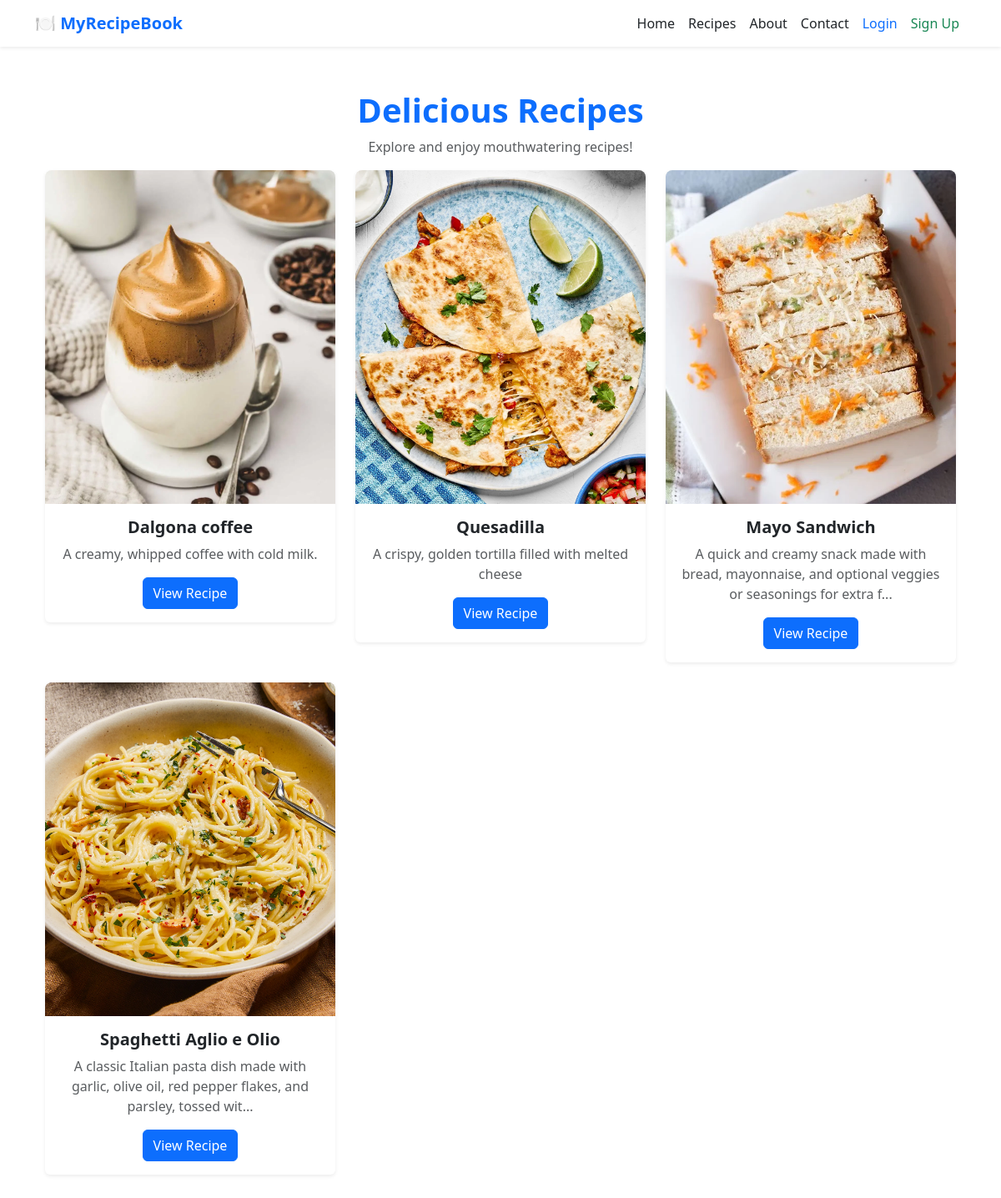
Page /recipes on the committed database.
### app/models.py (models this page shows)
class Recipe(db.Model):
    id = db.Column(db.Integer, primary_key=True)
    title = db.Column(db.String(255), nullable=False)
    tags = db.Column(db.String(255))
    ingredients = db.Column(db.Text, nullable=False)
    instructions = db.Column(db.Text, nullable=True)
    description = db.Column(db.String(500), nullable=True)
    image_path = db.Column(db.String(255))  # Stores relative path
    video_path = db.Column(db.String(255))  # Stores relative path
    is_premium = db.Column(db.Boolean, default=False)  # New column

### app/routes.py (the view)
@bp.route('/recipes')
def recipes():
    recipes = Recipe.query.filter_by(is_premium=False).all()  # Fetch non-premium recipes
    return render_template('recipes.html', recipes=recipes)

### app/templates/recipes.html
{% extends "base.html" %}
{% block content %}
<div class="container py-1">
    <h1 class="text-center fw-bold text-primary">Delicious Recipes</h1>
    <p class="text-center text-muted">Explore and enjoy mouthwatering recipes!</p>
    <div class="row">
        {% for recipe in recipes %}
        <div class="col-md-4 col-sm-6 mb-4">
            <div class="card shadow-sm border-0">
                {% if recipe.image_path %}
                <img src="{{ url_for('static', filename=recipe.image_path) }}"
                     class="card-img-top" alt="{{ recipe.title }}">
                {% else %}
                <img src="{{ url_for('static', filename='images/placeholder.jpg') }}"
                     class="card-img-top" alt="No Image Available">
                {% endif %}
                <div class="card-body text-center">
                    <h5 class="card-title fw-bold">{{ recipe.title }}</h5>
                    <p class="text-muted">
                        {{ (recipe.description or '')[:100] }}{% if (recipe.description or '')|length > 100 %}...{% endif %}
                    </p>
                    <a href="{{ url_for('routes.view_recipe', recipe_id=recipe.id) }}" class="btn btn-primary">
                        View Recipe
                    </a>
                </div>
            </div>
        </div>
        {% endfor %}
    </div>
</div>
{% endblock %}

### app/templates/base.html (shortened to what this page needs)
<!DOCTYPE html>
<html lang="en">
<head>
    <link href="https://cdn.jsdelivr.net/npm/bootstrap@5.3.0/dist/css/bootstrap.min.css" rel="stylesheet">
    <link rel="stylesheet" href="{{ url_for('static', filename='styles.css') }}">
</head>
<body>
    <nav class="navbar navbar-expand-lg navbar-light bg-white shadow-sm">
        <div class="container">
            <a class="navbar-brand fw-bold text-primary" href="{{ url_for('routes.index') }}">🍽️ MyRecipeBook</a>
            <div class="collapse navbar-collapse" id="navbarNav">
                <ul class="navbar-nav ms-auto">
                    <li class="nav-item"><a class="nav-link text-dark" href="{{ url_for('routes.index') }}">Home</a></li>
                    <li class="nav-item"><a class="nav-link text-dark" href="{{ url_for('routes.recipes') }}">Recipes</a></li>
                    <li class="nav-item"><a class="nav-link text-dark" href="{{ url_for('routes.about') }}">About</a></li>
                    <li class="nav-item"><a class="nav-link text-dark" href="{{ url_for('routes.contact') }}">Contact</a></li>
                    {% if current_user.is_authenticated %}
                        <li class="nav-item">
                            <a class="nav-link text-dark" href="{{ url_for('routes.user_dashboard') }}">
                                Dashboard
                            </a>
                        </li>
                        <li class="nav-item dropdown">
                            <a class="nav-link dropdown-toggle text-dark d-flex align-items-center" href="#" id="userDropdown" role="button" data-bs-toggle="dropdown">
                                <img src="{{ url_for('static', filename=current_user.profile_photo)}}"
                                     class="profile-photo me-2">
                                {{ current_user.name }}
                            </a>
                            <ul class="dropdown-menu dropdown-menu-end">
                                <li><a class="dropdown-item" href="{{ url_for('routes.user_profile') }}">Profile</a></li>
                                <li><a class="dropdown-item text-danger" href="{{ url_for('routes.user_logout') }}">Logout</a></li>
                            </ul>
                        </li>
                    {% else %}
                        <li class="nav-item"><a class="nav-link text-primary" href="{{ url_for('routes.user_login') }}">Login</a></li>
                        <li class="nav-item"><a class="nav-link text-success" href="{{ url_for('routes.user_signup') }}">Sign Up</a></li>
                    {% endif %}
                </ul>
            </div>
        </div>
    </nav>
    <div class="container my-5">
        {% block content %}{% endblock %}
    </div>
</body>
</html>

### app/static/styles.css (style rules this page uses)
.card-img-top { width: 100%; height: 400px; object-fit: cover; border-top-left-radius: 8px; border-top-right-radius: 8px; }

### rows in the picture
Recipe: image_path (picture), title "Dalgona coffee", description "A creamy, whipped coffee with cold milk."
Recipe: image_path (picture), title "Quesadilla", description "A crispy, golden tortilla filled with melted cheese"
Recipe: image_path (picture), title "Mayo Sandwich", description "A quick and creamy snack made with bread, mayonnaise, and optional veggies or seasonings for extra f"
Recipe: image_path (picture), title "Spaghetti Aglio e Olio", description "A classic Italian pasta dish made with garlic, olive oil, red pepper flakes, and parsley, tossed wit"
